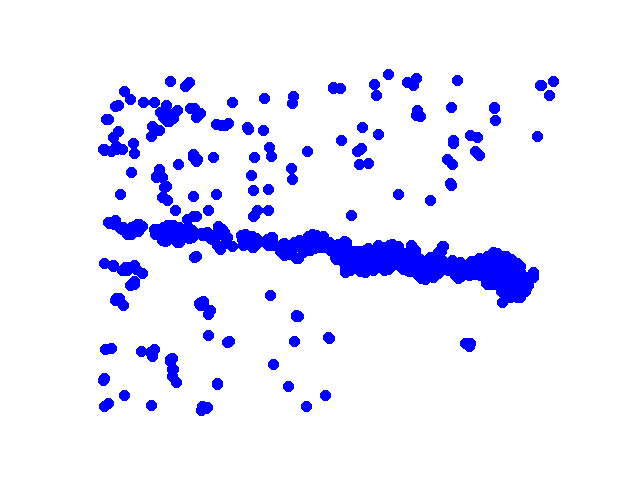
#> input picture Watershed/xy.png, 640 x 480 px
$ jupyter execute --allow-errors 'Watershed-individual labeling of segments.ipynb'
#> lines starting #> are read from the running program, lines starting #| are printed output that depends on the picture; after the words box and inside, x2 and y2 are one past the last pixel; in counts of white or black regions, pixels touching at a corner belong together
[cell 1]
#http://scikit-image.org/docs/dev/auto_examples/xx_applications/plot_coins_segmentation.html
import cv2
#Reading in original image
original_image = cv2.imread('xy.png')
#> original_image is the input picture: shape (480, 640, 3); mean B, G, R 255, 233.9, 233.9
#> (the rest of this cell did not finish here and is left out)

[cell 2]
#Converting image to grayscale
original_image_gray = cv2.cvtColor(original_image,cv2.COLOR_BGR2GRAY)
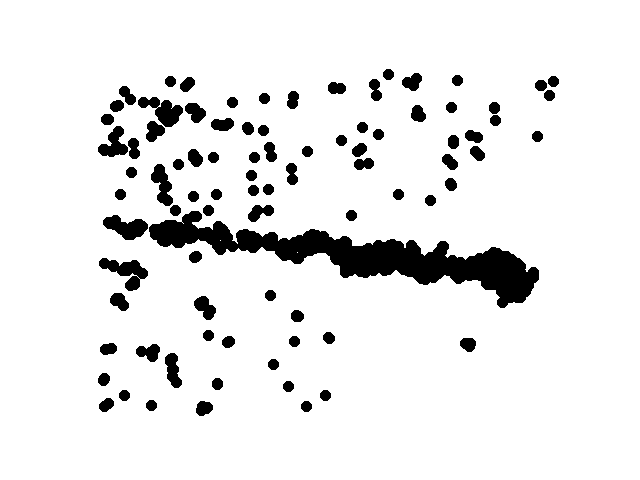
#> original_image_gray: shape (480, 640); values 29 (black) and 255 (white), 91.7% white; 86 black regions, largest, box (x1, y1, x2, y2) and area: (149, 211, 539, 308) 11113, (99, 258, 148, 291) 742, (138, 97, 183, 127) 687
#> (the rest of this cell did not finish here and is left out)

[cell 3]
#Creating a sobel elevation map
from skimage.filters import sobel

elevation_map = sobel(original_image_gray)
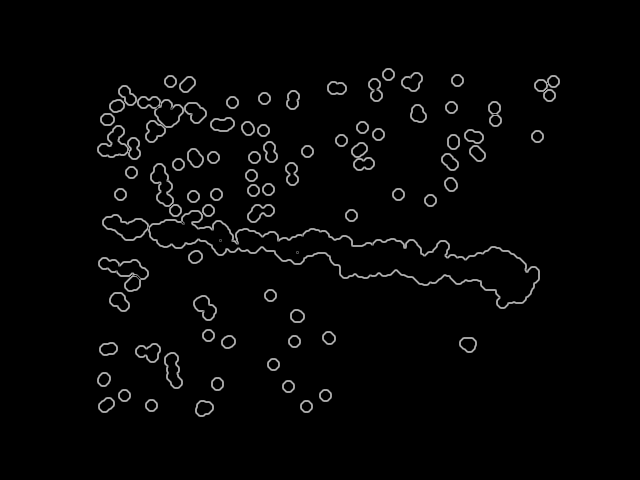
#> elevation_map: shape (480, 640) float64; min 0, max 0.701, mean 0.0215

#> (the rest of this cell did not finish here and is left out)
